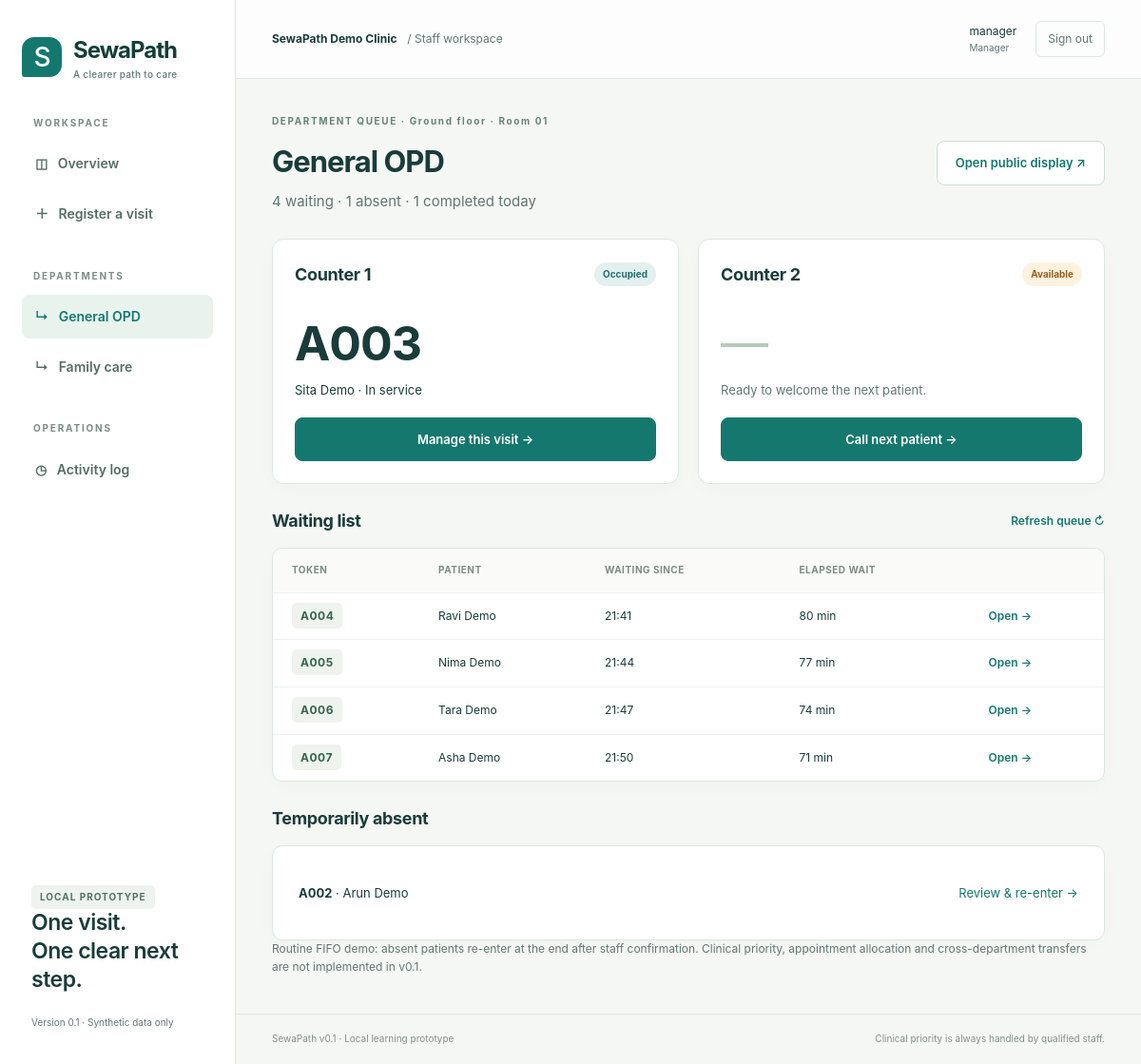
Page /queue/general-opd/ (signed in) on the committed database.
### flow/models.py (models this page shows, shortened)
class Department(models.Model):
    name = models.CharField(max_length=100)
    slug = models.SlugField(unique=True)
    prefix = models.CharField(max_length=5, unique=True)
    location = models.CharField(max_length=120)
    is_open = models.BooleanField(default=True)

class StaffProfile(models.Model):
    ROLES = [('manager', 'Manager'), ('reception', 'Reception'), ('operator', 'OPD operator')]
    user = models.OneToOneField(settings.AUTH_USER_MODEL, on_delete=models.CASCADE, related_name='profile')
    role = models.CharField(max_length=20, choices=ROLES)
    department = models.ForeignKey(Department, null=True, blank=True, on_delete=models.PROTECT)

class Counter(models.Model):
    department = models.ForeignKey(Department, on_delete=models.PROTECT)
    name = models.CharField(max_length=60)
    is_open = models.BooleanField(default=True)

class Visit(models.Model):
    STATES = [('waiting', 'Waiting'), ('called', 'Called'), ('in_service', 'In service'),
              ('absent', 'Temporarily absent'), ('completed', 'Completed'), ('cancelled', 'Cancelled')]
    id = models.UUIDField(primary_key=True, default=uuid.uuid4, editable=False)
    request_key = models.UUIDField(unique=True)
    request_fingerprint = models.CharField(max_length=64, default='')
    patient = models.ForeignKey(Patient, on_delete=models.PROTECT)
    department = models.ForeignKey(Department, on_delete=models.PROTECT)
    counter = models.ForeignKey(Counter, on_delete=models.PROTECT, null=True, blank=True)
    date = models.DateField(default=timezone.localdate)
    token = models.CharField(max_length=20)
    status = models.CharField(max_length=15, choices=STATES, default='waiting')
    created_at = models.DateTimeField(default=timezone.now)
    queued_at = models.DateTimeField(default=timezone.now)
    called_at = models.DateTimeField(null=True, blank=True)
    started_at = models.DateTimeField(null=True, blank=True)
    finished_at = models.DateTimeField(null=True, blank=True)
    version = models.PositiveIntegerField(default=0)
    class Meta:
        ordering = ['queued_at', 'id']
        constraints = [
            models.UniqueConstraint(fields=['department', 'date', 'token'], name='unique_daily_token'),
            models.UniqueConstraint(fields=['patient'], condition=Q(status__in=ACTIVE), name='one_active_visit_per_patient'),
            models.UniqueConstraint(fields=['counter'], condition=Q(status__in=['called', 'in_service']), name='one_active_call_per_counter'),
            models.CheckConstraint(condition=(Q(status__in=['called', 'in_service'], counter__isnull=False) | Q(status__in=['waiting', 'absent', 'completed', 'cancelled'], counter__isnull=True)), name='counter_matches_state'),
        ]
    @property
    def wait_minutes(self):
        return max(0, int((timezone.now() - self.queued_at).total_seconds() // 60))

class Patient(models.Model):
    id = models.UUIDField(primary_key=True, default=uuid.uuid4, editable=False)
    name = models.CharField(max_length=120)
    hospital_id = models.CharField(max_length=40, unique=True, null=True, blank=True)
    age = models.PositiveSmallIntegerField(null=True, blank=True)
    phone = models.CharField(max_length=25, blank=True)
    created_at = models.DateTimeField(auto_now_add=True)

### flow/views.py (the view)
# urls.py: path('queue/<slug:slug>/', views.queue, name='queue'),
@staff_view
def queue(request, slug):
    d = get_object_or_404(Department, slug=slug)
    require_department(request.user, d)
    visits = scoped_visits(request.user).filter(department=d, date=timezone.localdate())
    counters = []
    for c in Counter.objects.filter(department=d):
        counters.append({'counter': c, 'current': Visit.objects.select_related('patient').filter(counter=c, status__in=['called', 'in_service']).first(), 'key': uuid.uuid4()})
    return render(request, 'flow/queue.html', {'department': d, 'counters': counters,
        'waiting_visits': visits.filter(status='waiting'), 'absent_visits': visits.filter(status='absent'),
        'completed_count': visits.filter(status='completed').count()})

### flow/access.py (called while the page is built)
def profile(user):
    try:
        return user.profile
    except StaffProfile.DoesNotExist:
        raise PermissionDenied('Your account needs a SewaPath staff role.')

def require_department(user, department):
    p = profile(user)
    if p.role == 'operator' and p.department_id != department.pk:
        raise PermissionDenied('This department is outside your assignment.')

def staff_view(fn):
    @login_required
    @wraps(fn)
    def wrapped(request, *args, **kwargs):
        profile(request.user)
        return fn(request, *args, **kwargs)
    return wrapped

### flow/context.py (called while the page is built)
def navigation(request):
    if request.user.is_authenticated:
        p = getattr(request.user, 'profile', None)
        departments = Department.objects.all()
        if p and p.role == 'operator':
            departments = departments.filter(pk=p.department_id)
        return {'nav_departments': departments, 'staff_profile': p}
    return {}

### flow/views.py (called while the page is built)
def scoped_visits(user):
    visits = Visit.objects.select_related('patient', 'department', 'counter')
    p = profile(user)
    if p.role == 'operator':
        visits = visits.filter(department_id=p.department_id)
    return visits

### templates/flow/queue.html (shortened to what this page needs)
{% extends 'base.html' %}{% block title %}{{ department.name }} queue · SewaPath{% endblock %}{% block content %}
<div class="page-heading"><div><p class="eyebrow">DEPARTMENT QUEUE · {{ department.location }}</p><h1>{{ department.name }}</h1><p class="muted">{{ waiting_visits|length }} waiting · {{ absent_visits|length }} absent · {{ completed_count }} completed today</p></div><a class="button secondary" href="{% url 'display' department.slug %}" target="_blank" rel="noopener">Open public display ↗</a></div>
<section class="counter-grid">{% for item in counters %}<article class="counter-card"><div class="card-top"><h2>{{ item.counter.name }}</h2><span class="badge {% if item.current %}in_service{% else %}waiting{% endif %}">{% if item.current %}Occupied{% elif not item.counter.is_open %}Closed{% else %}Available{% endif %}</span></div>{% if item.current %}<div class="call-token">{{ item.current.token }}</div><p>{{ item.current.patient.name }} · {{ item.current.get_status_display }}</p><a class="button wide" href="{% url 'detail' item.current.pk %}">Manage this visit →</a>{% else %}<div class="idle-icon">—</div><p class="muted">Ready to welcome the next patient.</p>{% if staff_profile.role != 'reception' %}<form method="post" action="{% url 'call' item.counter.pk %}">{% csrf_token %}<input type="hidden" name="key" value="{{ item.key }}"><button class="button wide" type="submit" {% if not department.is_open or not item.counter.is_open %}disabled{% endif %}>Call next patient →</button></form>{% else %}<p class="tiny muted">An OPD operator can call the next patient.</p>{% endif %}{% endif %}</article>{% endfor %}</section>
<div class="section-heading"><h2>Waiting list</h2><a class="text-link" href="{% url 'queue' department.slug %}">Refresh queue ↻</a></div><div class="panel table-wrap"><table><thead><tr><th>Token</th><th>Patient</th><th>Waiting since</th><th>Elapsed wait</th><th></th></tr></thead><tbody>{% for v in waiting_visits %}<tr><td><span class="token-chip">{{ v.token }}</span></td><td>{{ v.patient.name }}</td><td>{{ v.queued_at|date:'H:i' }}</td><td>{{ v.wait_minutes }} min</td><td><a class="text-link" href="{% url 'detail' v.pk %}">Open →</a></td></tr>{% empty %}<tr><td colspan="5" class="empty">The waiting list is clear. New registrations will appear here.</td></tr>{% endfor %}</tbody></table></div>
{% if absent_visits %}<div class="section-heading"><h2>Temporarily absent</h2></div><div class="panel padded">{% for v in absent_visits %}<div class="list-row"><span><b>{{ v.token }}</b> · {{ v.patient.name }}</span><a href="{% url 'detail' v.pk %}">Review & re-enter →</a></div>{% endfor %}</div>{% endif %}<p class="tiny muted">Routine FIFO demo: absent patients re-enter at the end after staff confirmation. Clinical priority, appointment allocation and cross-department transfers are not implemented in v0.1.</p>
{% endblock %}

### templates/base.html (shortened to what this page needs)
{% load static %}<!doctype html>
<html lang="en"><head><link rel="stylesheet" href="{% static 'app.css' %}"></head>
<body><a class="skip" href="#main">Skip to content</a>
{% block shell %}
<aside class="sidebar"><a class="brand" href="{% url 'dashboard' %}"><span class="brand-mark">S</span><span>SewaPath<small>A clearer path to care</small></span></a>
<p class="nav-label">WORKSPACE</p><nav aria-label="Main navigation"><a href="{% url 'dashboard' %}" {% if request.resolver_match.url_name == 'dashboard' %}aria-current="page"{% endif %}>◫ &nbsp; Overview</a>
{% if staff_profile.role != 'operator' %}<a href="{% url 'register' %}" {% if request.resolver_match.url_name == 'register' %}aria-current="page"{% endif %}>＋ &nbsp; Register a visit</a>{% endif %}
<p class="nav-label">DEPARTMENTS</p>{% for d in nav_departments %}<a href="{% url 'queue' d.slug %}" {% if department == d %}aria-current="page"{% endif %}>↳ &nbsp; {{ d.name }}</a>{% endfor %}
{% if staff_profile.role == 'manager' %}<p class="nav-label">OPERATIONS</p><a href="{% url 'activity' %}">◷ &nbsp; Activity log</a>{% endif %}</nav>
<div class="sidebar-foot"><span class="pill">LOCAL PROTOTYPE</span><p>One visit.<br>One clear next step.</p><small>Version 0.1 · Synthetic data only</small></div></aside>
<div class="workspace"><header class="topbar"><span class="site-name">SewaPath Demo Clinic <span class="muted">/ Staff workspace</span></span><div class="account"><span>{{ request.user.get_full_name|default:request.user.username }} <small>{{ staff_profile.get_role_display }}</small></span><form action="{% url 'logout' %}" method="post">{% csrf_token %}<button class="quiet" type="submit">Sign out</button></form></div></header>
<main id="main" class="main">{% block content %}{% endblock %}</main><footer class="footer">SewaPath v0.1 · Local learning prototype <span>Clinical priority is always handled by qualified staff.</span></footer></div>
{% endblock %}</body></html>

### rows in the picture
Department: name "General OPD", location "Ground floor · Room 01"
Department: name "Family care"
StaffProfile: role "Manager"
Counter: counter.name "Counter 1", shows "Occupied", current.token "A003", current.patient.name "Sita Demo", current.status "In service"
Counter: counter.name "Counter 2", is_open "Available"
Visit: token "A004", patient.name "Ravi Demo", queued_at "21:41", wait_minutes "80"
Visit: token "A005", patient.name "Nima Demo", queued_at "21:44", wait_minutes "77"
Visit: token "A006", patient.name "Tara Demo", queued_at "21:47", wait_minutes "74"
Visit: token "A007", patient.name "Asha Demo", queued_at "21:50", wait_minutes "71"
Visit: token "A002", patient.name "Arun Demo"

### other values in the picture
{{ request.user.get_full_name|default:request.user.username }} "manager"
{{ waiting_visits|length }} "4"
{{ absent_visits|length }} "1"
{{ completed_count }} "1"
